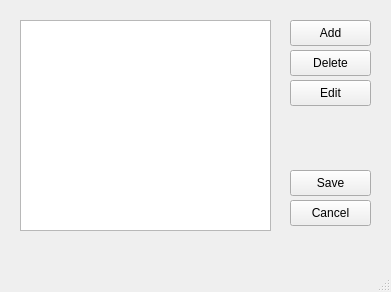
<?xml version="1.0" encoding="UTF-8"?>
<ui version="4.0">
 <class>SettingsWindow</class>
 <widget class="QMainWindow" name="SettingsWindow">
  <property name="geometry">
   <rect>
    <x>0</x>
    <y>0</y>
    <width>391</width>
    <height>292</height>
   </rect>
  </property>
  <property name="windowTitle">
   <string>MainWindow</string>
  </property>
  <widget class="QWidget" name="centralwidget">
   <widget class="QTableWidget" name="tableWidget">
    <property name="geometry">
     <rect>
      <x>20</x>
      <y>20</y>
      <width>251</width>
      <height>211</height>
     </rect>
    </property>
   </widget>
   <widget class="QPushButton" name="add_pushButton">
    <property name="geometry">
     <rect>
      <x>290</x>
      <y>20</y>
      <width>81</width>
      <height>26</height>
     </rect>
    </property>
    <property name="text">
     <string>Add</string>
    </property>
   </widget>
   <widget class="QPushButton" name="delete_pushButton">
    <property name="geometry">
     <rect>
      <x>290</x>
      <y>50</y>
      <width>81</width>
      <height>26</height>
     </rect>
    </property>
    <property name="text">
     <string>Delete</string>
    </property>
   </widget>
   <widget class="QPushButton" name="edit_pushButton">
    <property name="geometry">
     <rect>
      <x>290</x>
      <y>80</y>
      <width>81</width>
      <height>26</height>
     </rect>
    </property>
    <property name="text">
     <string>Edit</string>
    </property>
   </widget>
   <widget class="QPushButton" name="save_pushButton">
    <property name="geometry">
     <rect>
      <x>290</x>
      <y>170</y>
      <width>81</width>
      <height>26</height>
     </rect>
    </property>
    <property name="text">
     <string>Save</string>
    </property>
   </widget>
   <widget class="QPushButton" name="cancel_pushButton">
    <property name="geometry">
     <rect>
      <x>290</x>
      <y>200</y>
      <width>81</width>
      <height>26</height>
     </rect>
    </property>
    <property name="text">
     <string>Cancel</string>
    </property>
   </widget>
  </widget>
  <widget class="QMenuBar" name="menubar">
   <property name="geometry">
    <rect>
     <x>0</x>
     <y>0</y>
     <width>391</width>
     <height>21</height>
    </rect>
   </property>
  </widget>
  <widget class="QStatusBar" name="statusbar"/>
 </widget>
 <resources/>
 <connections/>
</ui>
